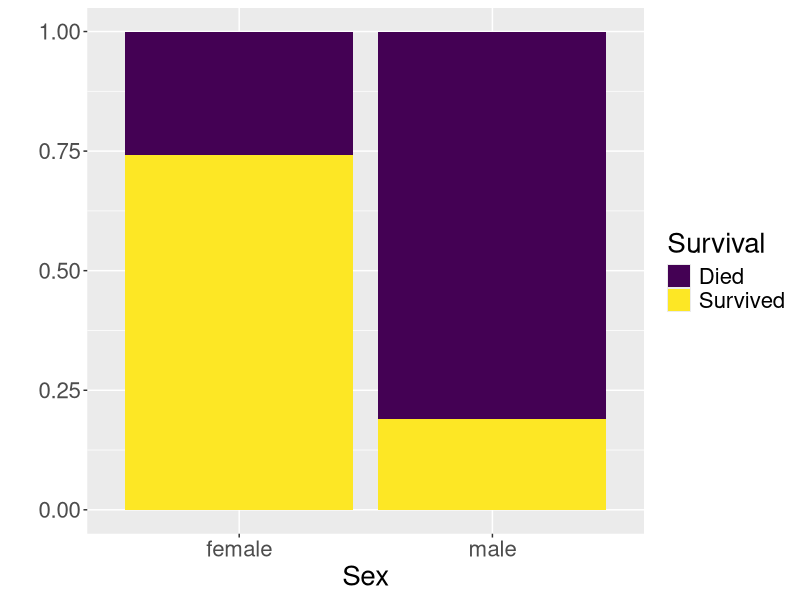
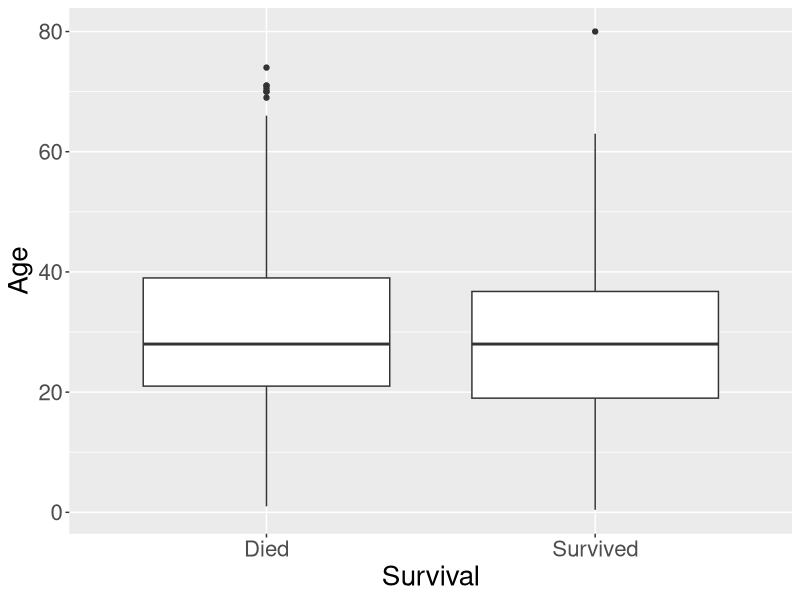
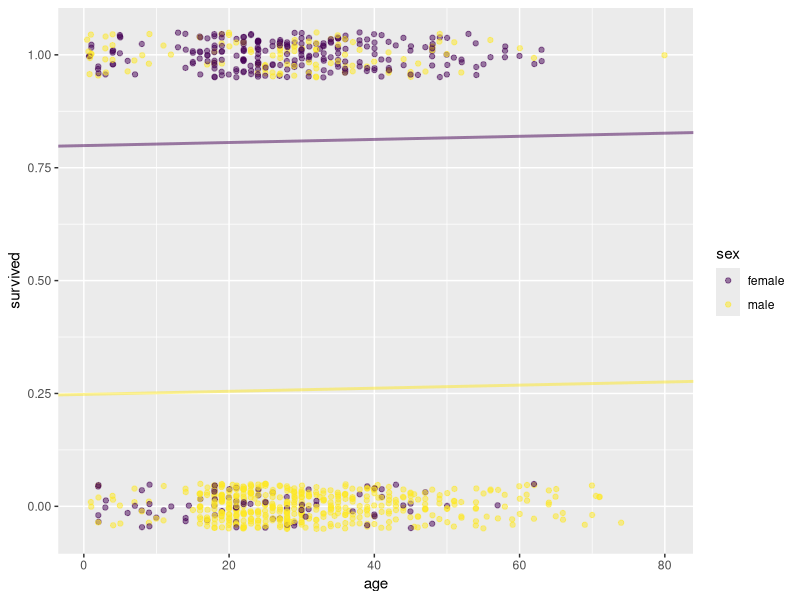
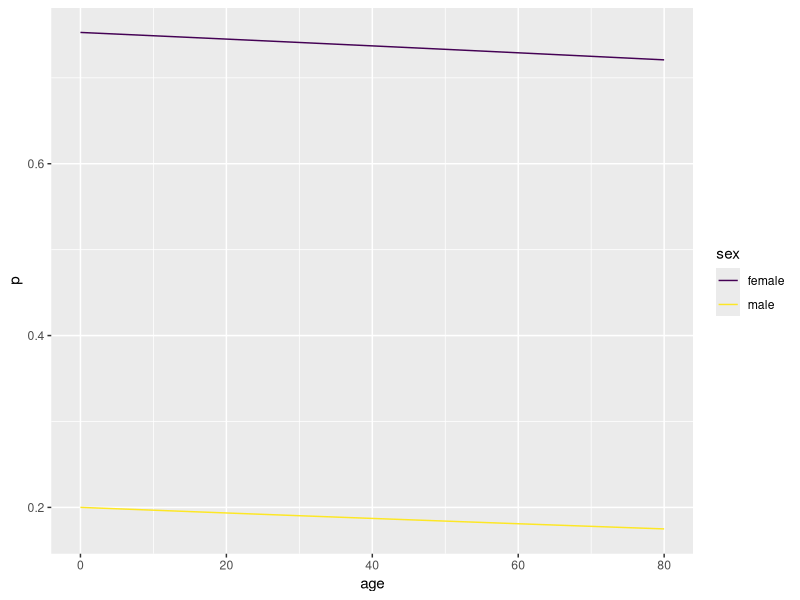

R code for these plots, in order:
## ---- chunk 1
library(tidyverse)
library(broom)
library(viridis)
## ---- chunk 2
titanic <- read_csv("titanic.csv")
## ---- chunk 3
glimpse(titanic)
## ---- chunk 4
titanic %>%
  mutate(Survival = if_else(survived == 1, "Survived", "Died")) %>%
  ggplot(aes(x = sex, fill = Survival)) +
  geom_bar(position = "fill") + 
  scale_fill_viridis(discrete = TRUE) +
  theme(text = element_text(size = 20)) +
  labs(x = "Sex", y = "")
## ---- chunk 5
titanic %>%
  mutate(Survival = if_else(survived == 1, "Survived", "Died")) %>%
  ggplot(aes(x = Survival, y = age)) +
  geom_boxplot() +
  theme(text = element_text(size = 20)) +
  labs(y = "Age")
## ---- chunk 6
lm_survival <- lm(survived ~ age + sex, data = titanic)
tidy(lm_survival)
## ---- chunk 7
ggplot(
  titanic,
  aes(x = age, y = survived, color = sex)
) + 
  scale_colour_viridis(discrete = TRUE) + 
  geom_jitter(width = 0.05, height = .05, alpha = .5) +
  geom_abline(intercept = 0.799, slope = 0.000343, color = "#44015480", lwd = 1) +
  geom_abline(intercept = 0.248, slope = 0.000343, color = "#FDE72580", lwd = 1)
## ---- chunk 8
logit_mod <- glm(survived ~ sex + age,
  data = titanic,
  family = "binomial"
)
tidy(logit_mod)
## ---- chunk 9
pred_log_odds <- augment(logit_mod)
## ---- chunk 10
tidy(logit_mod)
## ---- chunk 11
tidy(logit_mod) %>%
  mutate(estimate= exp(estimate))
## ---- chunk 12
tibble(
  age = rep(0:80, times = 2),
  sex = rep(c("male", "female"), each = 81)
  ) %>% 
  augment(logit_mod, newdata = .) %>% 
  mutate(p = exp(.fitted) / (1 + exp(.fitted))) %>% 
  ggplot(aes(x = age, y = p, color = sex)) +
  geom_line() + 
  scale_color_viridis_d()
## ---- chunk 13
tibble(
  age = 31,
  sex = "male") %>% 
  augment(logit_mod, newdata = .) %>%
  mutate(p = exp(.fitted) / (1 + exp(.fitted))) %>%
  pull("p")
## ---- chunk 14
glance(logit_mod)
## ---- chunk 15

## ---- chunk 16

## ---- chunk 17

